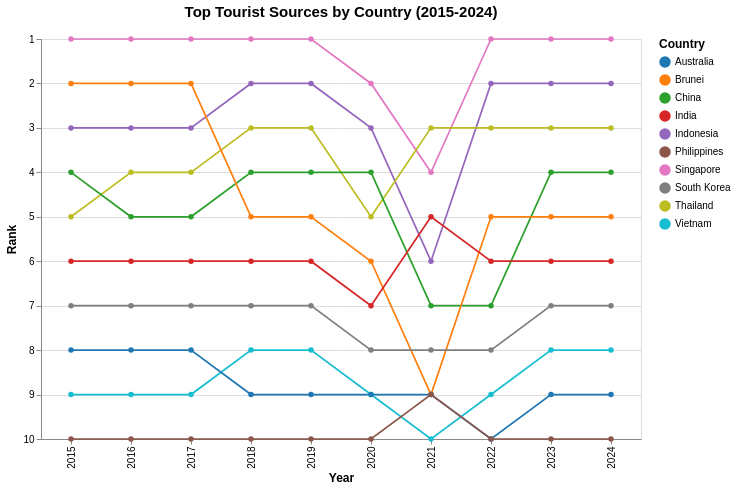

Source (Vega-Lite JSON):
### Vega-Lite specification from a JSON file in a GitHub repository (floating-point values rounded to 4 significant figures)
{"$schema": "https://vega.github.io/schema/vega-lite/v5.json", "title": {"text": "Top Tourist Sources by Country (2015-2024)", "fontSize": 15, "anchor": "middle", "dy": -10}, "data": {"values": [{"Country": "Singapore", "year": 2024, "Visitors": 4276007, "rank": 1}, {"Country": "Singapore", "year": 2023, "Visitors": 8308230, "rank": 1}, {"Country": "Singapore", "year": 2022, "Visitors": 5222991, "rank": 1}, {"Country": "Singapore", "year": 2021, "Visitors": 16308, "rank": 4}, {"Country": "Singapore", "year": 2020, "Visitors": 1545255, "rank": 2}, {"Country": "Singapore", "year": 2019, "Visitors": 10163882, "rank": 1}, {"Country": "Singapore", "year": 2018, "Visitors": 10615986, "rank": 1}, {"Country": "Singapore", "year": 2017, "Visitors": 12441713, "rank": 1}, {"Country": "Singapore", "year": 2016, "Visitors": 13272961, "rank": 1}, {"Country": "Singapore", "year": 2015, "Visitors": 12930754, "rank": 1}, {"Country": "Indonesia", "year": 2024, "Visitors": 1786630, "rank": 2}, {"Country": "Indonesia", "year": 2023, "Visitors": 3108165, "rank": 2}, {"Country": "Indonesia", "year": 2022, "Visitors": 1481739, "rank": 2}, {"Country": "Indonesia", "year": 2021, "Visitors": 11025, "rank": 6}, {"Country": "Indonesia", "year": 2020, "Visitors": 711723, "rank": 3}, {"Country": "Indonesia", "year": 2019, "Visitors": 3623277, "rank": 2}, {"Country": "Indonesia", "year": 2018, "Visitors": 3277689, "rank": 2}, {"Country": "Indonesia", "year": 2017, "Visitors": 2796570, "rank": 3}, {"Country": "Indonesia", "year": 2016, "Visitors": 3049964, "rank": 3}, {"Country": "Indonesia", "year": 2015, "Visitors": 2788033, "rank": 3}, {"Country": "Thailand", "year": 2024, "Visitors": 813783, "rank": 3}, {"Country": "Thailand", "year": 2023, "Visitors": 1551282, "rank": 3}, {"Country": "Thailand", "year": 2022, "Visitors": 715528, "rank": 3}, {"Country": "Thailand", "year": 2021, "Visitors": 59607, "rank": 3}, {"Country": "Thailand", "year": 2020, "Visitors": 394413, "rank": 5}, {"Country": "Thailand", "year": 2019, "Visitors": 1884306, "rank": 3}, {"Country": "Thailand", "year": 2018, "Visitors": 1914692, "rank": 3}, {"Country": "Thailand", "year": 2017, "Visitors": 1836522, "rank": 4}, {"Country": "Thailand", "year": 2016, "Visitors": 1780800, "rank": 4}, {"Country": "Thailand", "year": 2015, "Visitors": 1343569, "rank": 5}, {"Country": "China", "year": 2024, "Visitors": 1449711, "rank": 4}, {"Country": "China", "year": 2023, "Visitors": 1474114, "rank": 4}, {"Country": "China", "year": 2022, "Visitors": 211363, "rank": 7}, {"Country": "China", "year": 2021, "Visitors": 7701, "rank": 7}, {"Country": "China", "year": 2020, "Visitors": 405149, "rank": 4}, {"Country": "China", "year": 2019, "Visitors": 3114257, "rank": 4}, {"Country": "China", "year": 2018, "Visitors": 2944133, "rank": 4}, {"Country": "China", "year": 2017, "Visitors": 2281666, "rank": 5}, {"Country": "China", "year": 2016, "Visitors": 2124942, "rank": 5}, {"Country": "China", "year": 2015, "Visitors": 1677163, "rank": 4}, {"Country": "Brunei", "year": 2024, "Visitors": 565999, "rank": 5}, {"Country": "Brunei", "year": 2023, "Visitors": 811833, "rank": 5}, {"Country": "Brunei", "year": 2022, "Visitors": 301757, "rank": 5}, {"Country": "Brunei", "year": 2021, "Visitors": 773, "rank": 9}, {"Country": "Brunei", "year": 2020, "Visitors": 136020, "rank": 6}, {"Country": "Brunei", "year": 2019, "Visitors": 1216123, "rank": 5}, {"Country": "Brunei", "year": 2018, "Visitors": 1382031, "rank": 5}, {"Country": "Brunei", "year": 2017, "Visitors": 1660506, "rank": 2}, {"Country": "Brunei", "year": 2016, "Visitors": 1391016, "rank": 2}, {"Country": "Brunei", "year": 2015, "Visitors": 1133555, "rank": 2}, {"Country": "India", "year": 2024, "Visitors": 537493, "rank": 6}, {"Country": "India", "year": 2023, "Visitors": 671846, "rank": 6}, {"Country": "India", "year": 2022, "Visitors": 324548, "rank": 6}, {"Country": "India", "year": 2021, "Visitors": 3916, "rank": 5}, {"Country": "India", "year": 2020, "Visitors": 155883, "rank": 7}, {"Country": "India", "year": 2019, "Visitors": 735309, "rank": 6}, {"Country": "India", "year": 2018, "Visitors": 600311, "rank": 6}, {"Country": "India", "year": 2017, "Visitors": 552739, "rank": 6}, {"Country": "India", "year": 2016, "Visitors": 638578, "rank": 6}, {"Country": "India", "year": 2015, "Visitors": 722141, "rank": 6}, {"Country": "South Korea", "year": 2024, "Visitors": 232711, "rank": 7}, {"Country": "South Korea", "year": 2023, "Visitors": 400853, "rank": 7}, {"Country": "South Korea", "year": 2022, "Visitors": 146384, "rank": 8}, {"Country": "South Korea", "year": 2021, "Visitors": 3028, "rank": 8}, {"Country": "South Korea", "year": 2020, "Visitors": 119750, "rank": 8}, {"Country": "South Korea", "year": 2019, "Visitors": 673065, "rank": 7}, {"Country": "South Korea", "year": 2018, "Visitors": 616783, "rank": 7}, {"Country": "South Korea", "year": 2017, "Visitors": 484528, "rank": 7}, {"Country": "South Korea", "year": 2016, "Visitors": 444439, "rank": 7}, {"Country": "South Korea", "year": 2015, "Visitors": 421161, "rank": 7}, {"Country": "Vietnam", "year": 2024, "Visitors": 137344, "rank": 8}, {"Country": "Vietnam", "year": 2023, "Visitors": 286083, "rank": 8}, {"Country": "Vietnam", "year": 2022, "Visitors": 123931, "rank": 9}, {"Country": "Vietnam", "year": 2021, "Visitors": 14136, "rank": 10}, {"Country": "Vietnam", "year": 2020, "Visitors": 71622, "rank": 9}, {"Country": "Vietnam", "year": 2019, "Visitors": 892716, "rank": 8}, {"Country": "Vietnam", "year": 2018, "Visitors": 786327, "rank": 8}, {"Country": "Vietnam", "year": 2017, "Visitors": 638135, "rank": 9}, {"Country": "Vietnam", "year": 2016, "Visitors": 703737, "rank": 9}, {"Country": "Vietnam", "year": 2015, "Visitors": 646891, "rank": 9}, {"Country": "Australia", "year": 2024, "Visitors": 159318, "rank": 9}, {"Country": "Australia", "year": 2023, "Visitors": 276477, "rank": 9}, {"Country": "Australia", "year": 2022, "Visitors": 118598, "rank": 10}, {"Country": "Australia", "year": 2021, "Visitors": 33451, "rank": 9}, {"Country": "Australia", "year": 2020, "Visitors": 195146, "rank": 9}, {"Country": "Australia", "year": 2019, "Visitors": 1282782, "rank": 9}, {"Country": "Australia", "year": 2018, "Visitors": 1034871, "rank": 9}, {"Country": "Australia", "year": 2017, "Visitors": 899202, "rank": 8}, {"Country": "Australia", "year": 2016, "Visitors": 737115, "rank": 8}, {"Country": "Australia", "year": 2015, "Visitors": 714047, "rank": 8}, {"Country": "Philippines", "year": 2024, "Visitors": 60100, "rank": 10}, {"Country": "Philippines", "year": 2023, "Visitors": 137781, "rank": 10}, {"Country": "Philippines", "year": 2022, "Visitors": 86462, "rank": 10}, {"Country": "Philippines", "year": 2021, "Visitors": 10229, "rank": 9}, {"Country": "Philippines", "year": 2020, "Visitors": 53889, "rank": 10}, {"Country": "Philippines", "year": 2019, "Visitors": 1114257, "rank": 10}, {"Country": "Philippines", "year": 2018, "Visitors": 1167375, "rank": 10}, {"Country": "Philippines", "year": 2017, "Visitors": 1066461, "rank": 10}, {"Country": "Philippines", "year": 2016, "Visitors": 1029488, "rank": 10}, {"Country": "Philippines", "year": 2015, "Visitors": 957408, "rank": 10}]}, "width": 600, "height": 400, "mark": {"type": "line", "point": true, "strokeWidth": 1.7}, "encoding": {"x": {"field": "year", "type": "ordinal", "title": "Year", "axis": {"labelOverlap": "parity"}}, "y": {"field": "rank", "type": "quantitative", "title": "Rank", "scale": {"domain": [10, 1], "nice": true}, "axis": {"reverse": true}}, "color": {"field": "Country", "type": "nominal", "scale": {"scheme": "category10"}}, "tooltip": [{"field": "Country", "type": "nominal", "title": "Country"}, {"field": "year", "type": "ordinal", "title": "Year"}, {"field": "rank", "type": "quantitative", "title": "Rank"}, {"field": "Visitors", "type": "quantitative", "title": "Visitors", "format": ","}]}, "config": {"axis": {"labelFontSize": 10, "titleFontSize": 12}, "legend": {"labelFontSize": 10, "titleFontSize": 12}}}
